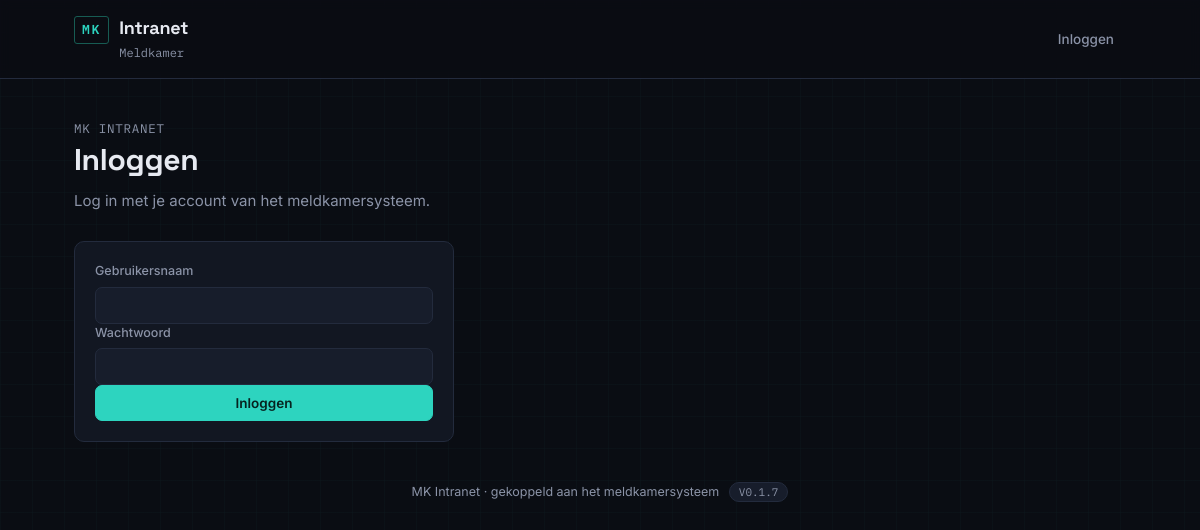
The app's page /login.php, older data.
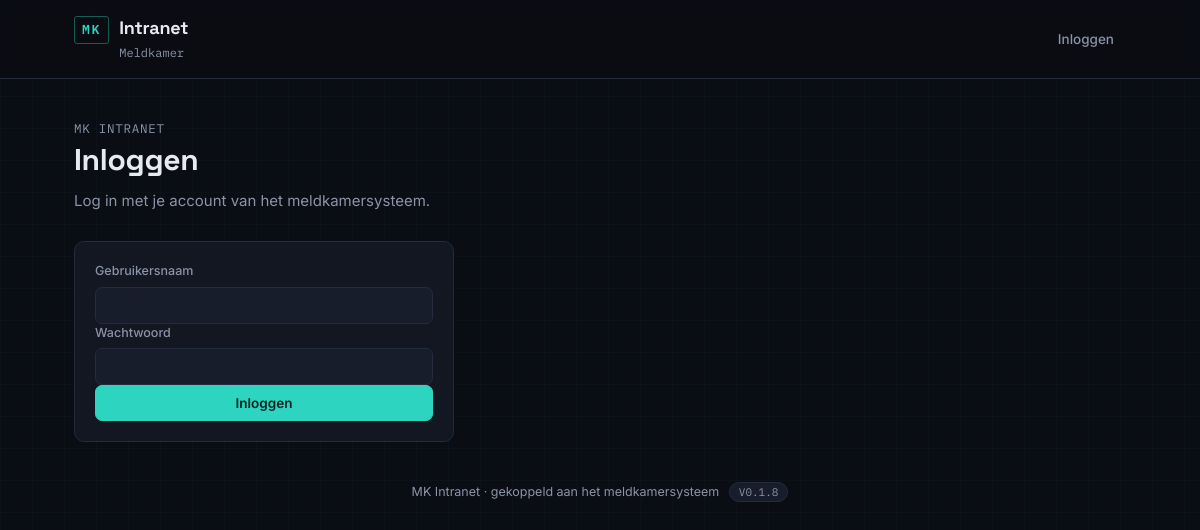
The same page, newer data.
### tables this page shows
CREATE TABLE IF NOT EXISTS intranet_versies (
    id INT AUTO_INCREMENT PRIMARY KEY,
    versienummer VARCHAR(20) NOT NULL,
    datum VARCHAR(50) NOT NULL,
    wijzigingen TEXT NOT NULL,
    aangemaakt_op DATETIME DEFAULT CURRENT_TIMESTAMP,
    UNIQUE KEY versienummer_uniek (versienummer)
);

### includes/functions.php (the view, shortened to what this page needs)
<?php
function e(?string $value): string
{
    return htmlspecialchars($value ?? '', ENT_QUOTES, 'UTF-8');
}
function get_instelling(PDO $pdo, string $sleutel, string $standaard = ''): string
{
    static $cache = [];
    $stmt = $pdo->prepare('SELECT waarde FROM instellingen WHERE sleutel = :s');
    $stmt->execute(['s' => $sleutel]);
    $waarde = $stmt->fetchColumn();
    $cache[$sleutel] = $waarde !== false && $waarde !== '' ? $waarde : $standaard;
    return $cache[$sleutel];
}
function event_naam(PDO $pdo): string
{
    return get_instelling($pdo, 'event_naam', 'Meldkamer');
}
function is_ingelogd(): bool
{
    return !empty($_SESSION['gebruiker_id']);
}
function huidige_intranet_versie(PDO $pdo): string
{
    $nieuwste = $pdo->query('SELECT versienummer FROM intranet_versies ORDER BY id DESC LIMIT 1')->fetchColumn();
    return $nieuwste ?: APP_VERSION;
}

### includes/functions.php (the view, shortened to what this page needs)
<?php
function e(?string $value): string
{
    return htmlspecialchars($value ?? '', ENT_QUOTES, 'UTF-8');
}
function get_instelling(PDO $pdo, string $sleutel, string $standaard = ''): string
{
    static $cache = [];
    $stmt = $pdo->prepare('SELECT waarde FROM instellingen WHERE sleutel = :s');
    $stmt->execute(['s' => $sleutel]);
    $waarde = $stmt->fetchColumn();
    $cache[$sleutel] = $waarde !== false && $waarde !== '' ? $waarde : $standaard;
    return $cache[$sleutel];
}
function event_naam(PDO $pdo): string
{
    return get_instelling($pdo, 'event_naam', 'Meldkamer');
}
function is_ingelogd(): bool
{
    return !empty($_SESSION['gebruiker_id']);
}
function huidige_intranet_versie(PDO $pdo): string
{
    $nieuwste = $pdo->query('SELECT versienummer FROM intranet_versies ORDER BY id DESC LIMIT 1')->fetchColumn();
    return $nieuwste ?: APP_VERSION;
}

### includes/header.php (shortened to what this page needs)
<?php
$actief = $actief ?? '';
$in_meldingen_menu = in_array($actief, ['meldingen', 'statistieken'], true);
$mijn_rollen_navbar = [];
$mijn_actieve_rol = null;
$rol_beperkt = $mijn_actieve_rol && $mijn_actieve_rol['hoofdclassificatie_id'] !== null;
?>
<!doctype html>
<html lang="nl">
<head>
<link rel="stylesheet" href="/assets/style.css?v=<?= urlencode(APP_VERSION) ?>">
</head>
<body>
<div class="topbar">
    <div class="topbar-inner">
        <a href="<?= is_ingelogd() && $rol_beperkt ? '/mijn-rol.php' : '/index.php' ?>" class="brand">
            <span class="brand-mark">MK</span>
            <span>
                <span class="brand-name">Intranet</span><br>
                <span class="brand-event"><?= e(event_naam($pdo)) ?></span>
            </span>
        </a>
        <nav class="mainnav">
            <?php if (is_ingelogd()): ?>
                <?php if ($rol_beperkt): ?>
                    <a href="/mijn-rol.php" class="<?= $actief === 'mijn-rol' ? 'active' : '' ?>"><?= e($mijn_actieve_rol['naam']) ?></a>
                <?php else: ?>
                    <a href="/index.php" class="<?= $actief === 'dashboard' ? 'active' : '' ?>">Dashboard</a>
                    <div class="nav-dropdown">
                        <details>
                            <summary class="<?= $in_meldingen_menu ? 'active' : '' ?>">Meldingen</summary>
                            <div class="nav-dropdown-menu">
                                <a href="/meldingen.php" class="<?= $actief === 'meldingen' ? 'active' : '' ?>">Overview</a>
                                <a href="/statistieken.php" class="<?= $actief === 'statistieken' ? 'active' : '' ?>">Statistieken</a>
                            </div>
                        </details>
                    </div>
                    <a href="/crew.php" class="<?= $actief === 'crew' ? 'active' : '' ?>">Crew</a>
                    <a href="/archief.php" class="<?= $actief === 'archief' ? 'active' : '' ?>">Archief</a>
                    <?php if (is_beheerder()): ?>
                        <a href="/beheer.php" class="<?= $actief === 'beheer' ? 'active' : '' ?>">Beheer</a>
                    <?php endif; ?>
                <?php endif; ?>
                <a href="/instellingen.php" class="user-chip" title="Mijn instellingen">
                    <?= e(huidige_gebruiker_naam()) ?>
                    <span class="rol-badge rol-<?= e(huidige_gebruiker_rol()) ?>"><?= e(rol_label(huidige_gebruiker_rol())) ?></span>
                </a>
                <?php if (count($mijn_rollen_navbar) > 1): ?>
                <form method="post" action="/wissel_rol.php" class="rol-wisselaar-form">
                    <input type="hidden" name="terug" value="<?= e($_SERVER['REQUEST_URI']) ?>">
                    <select name="rol_id" onchange="this.form.submit()" class="rol-tekst rol-tekst-klikbaar" title="Actieve rol — klik om te wisselen. Bepaalt je rechten en, bij een gekoppelde classificatie, een eigen gefilterde weergave">
                        <?php foreach ($mijn_rollen_navbar as $r): ?>
                            <option value="<?= $r['id'] ?>" <?= $mijn_actieve_rol && (int) $mijn_actieve_rol['id'] === (int) $r['id'] ? 'selected' : '' ?>><?= e($r['naam']) ?> (<?= e(rol_label($r['niveau'])) ?>)</option>
                        <?php endforeach; ?>
                    </select>
                    <?php if ($rol_beperkt): ?>
                    <span class="rol-wisselaar-hint" title="Actieve rol — bepaalt je rechten en, bij een gekoppelde classificatie, een eigen gefilterde weergave">(beperkte weergave)</span>
                    <?php endif; ?>
                </form>
                <?php endif; ?>
                <a href="/logout.php">Uitloggen</a>
            <?php else: ?>
                <a href="/login.php">Inloggen</a>
            <?php endif; ?>
        </nav>
    </div>
</div>
<div class="wrap">

### login.php (shortened to what this page needs)
<?php
require_once __DIR__ . '/includes/functions.php';
$pdo = get_pdo();
include __DIR__ . '/includes/header.php';
?>
<div class="page-head">
    <div>
        <p class="eyebrow">MK Intranet</p>
        <h1>Inloggen</h1>
        <p>Log in met je account van het meldkamersysteem.</p>
    </div>
</div>
<div class="panel panel-narrow">
    <form method="post">
        <div class="field">
            <label for="gebruikersnaam">Gebruikersnaam</label>
            <input type="text" id="gebruikersnaam" name="gebruikersnaam" required autofocus>
        </div>
        <div class="field">
            <label for="wachtwoord">Wachtwoord</label>
            <input type="password" id="wachtwoord" name="wachtwoord" required>
        </div>
        <button type="submit" class="btn btn-primary btn-block">Inloggen</button>
    </form>
</div>
<?php include __DIR__ . '/includes/footer.php'; ?>

### includes/footer.php (shortened to what this page needs)
    <p class="footer-note">
        MK Intranet &middot; gekoppeld aan het meldkamersysteem
        <button type="button" class="versie-knop" onclick="document.getElementById('wijzigingen-dialog').showModal()"><?= e(huidige_intranet_versie($pdo)) ?></button>
    </p>
</div>
</body>
</html>

### assets/style.css (style rules this page uses)
:root { --bg: #0a0d13; --panel: #121722; --panel-2: #171d2b; --border: #232b3d; --text: #e7eaf1; --muted: #8b93a7; --teal: #2dd4bf; --teal-dim: #175c53; --red: #ef4444; --green: #22c55e; --blue: #3b82f6; --gray: #6b7280; --font-display: 'Space Grotesk', 'Inter', sans-serif; --font-body: 'Inter', system-ui, sans-serif; --font-mono: 'IBM Plex Mono', 'SFMono-Regular', monospace; }
* { box-sizing: border-box; }
html, body { margin: 0; padding: 0; background: var(--bg); background-image: linear-gradient(rgba(45,212,191,0.025) 1px, transparent 1px), linear-gradient(90deg, rgba(45,212,191,0.025) 1px, transparent 1px); background-size: 32px 32px; color: var(--text); font-family: var(--font-body); font-size: 15px; line-height: 1.5; }
a { color: inherit; }
.wrap { max-width: 1100px; margin: 0 auto; padding: 0 24px 64px; }
.topbar { border-bottom: 1px solid var(--border); background: rgba(10,13,19,0.9); backdrop-filter: blur(6px); position: sticky; top: 0; z-index: 20; }
.topbar-inner { max-width: 1100px; margin: 0 auto; padding: 14px 24px; display: flex; align-items: center; justify-content: space-between; gap: 24px; }
.brand { display: flex; align-items: baseline; gap: 10px; text-decoration: none; }
.brand-mark { font-family: var(--font-mono); font-weight: 600; font-size: 13px; letter-spacing: 0.14em; color: var(--teal); border: 1px solid var(--teal-dim); padding: 3px 7px; border-radius: 3px; }
.brand-name { font-family: var(--font-display); font-weight: 700; font-size: 18px; letter-spacing: -0.01em; }
.brand-event { font-family: var(--font-mono); font-size: 12px; color: var(--muted); }
nav.mainnav { display: flex; gap: 10px; align-items: center; flex-wrap: wrap; }
nav.mainnav a { text-decoration: none; color: var(--muted); font-size: 13.5px; font-weight: 500; padding: 7px 12px; border-radius: 6px; transition: background 0.15s, color 0.15s; }
.page-head { display: flex; align-items: flex-end; justify-content: space-between; gap: 24px; padding: 40px 0 28px; flex-wrap: wrap; }
.eyebrow { font-family: var(--font-mono); font-size: 12.5px; color: var(--teal); letter-spacing: 0.06em; margin: 0 0 6px; text-transform: uppercase; }
.page-head h1 { font-family: var(--font-display); font-size: 30px; font-weight: 700; margin: 0 0 8px; letter-spacing: -0.01em; }
.page-head p { color: var(--muted); margin: 0; max-width: 56ch; }
.panel { background: var(--panel); border: 1px solid var(--border); border-radius: 10px; padding: 20px; margin-bottom: 16px; }
.panel-narrow { max-width: 380px; }
.field { display: flex; flex-direction: column; gap: 6px; }
.field label { font-size: 12.5px; color: var(--muted); font-weight: 500; }
.field input, .field textarea, .field select { background: var(--panel-2); border: 1px solid var(--border); color: var(--text); border-radius: 7px; padding: 9px 11px; font-size: 14px; font-family: inherit; resize: vertical; }
.btn { display: inline-flex; align-items: center; gap: 6px; text-decoration: none; background: var(--panel-2); color: var(--text); border: 1px solid var(--border); border-radius: 7px; padding: 9px 14px; font-size: 13.5px; font-weight: 500; cursor: pointer; font-family: inherit; transition: background 0.15s, border-color 0.15s; }
.btn-primary { background: var(--teal); color: #06231f; border-color: var(--teal); font-weight: 600; }
.btn-block { width: 100%; justify-content: center; }
.footer-note { color: var(--muted); font-size: 12.5px; text-align: center; margin: 40px 0 0; }
.versie-knop { font-family: var(--font-mono); font-size: 11px; background: var(--panel-2); border: 1px solid var(--border); color: var(--muted); border-radius: 100px; padding: 2px 9px; margin-left: 6px; cursor: pointer; transition: color 0.15s, border-color 0.15s; }

Row changes from the older to the newer data that the page shows:
no longer on this page (row unchanged): intranet_versies: versienummer "V0.1.7"
added intranet_versies: versienummer "V0.1.8"
